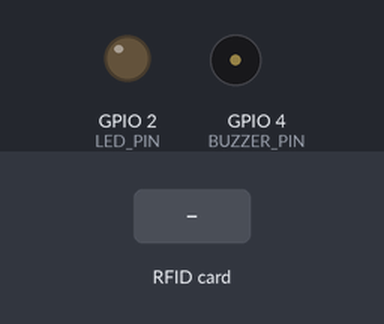
Bench run of a sketch on a simulated ESP32. Shown: output pins drawn as LEDs (lit = HIGH), buzzer (waves = sounding). The inputs (shaded band) are chosen by the test bench. WiFi joins after 1.5 s; servers stay silent unless stated; uploads are accepted with an empty reply; pins used as bus, display or sensor lines are not drawn; what the sketch prints to the serial monitor is not drawn.

Above: at 2.8 s.
2.9 s: RFID card 5E 7A 19 C4 held to the reader
At 3.01 s:
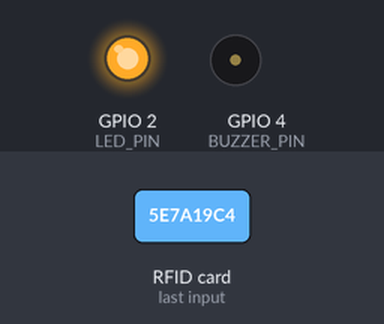
At 3.46 s:
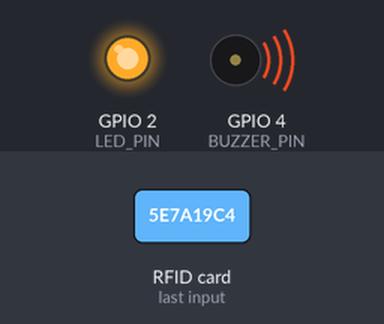
Timing chart, 0 to 5.9 s (numbered marks = the images above; inputs shaded):
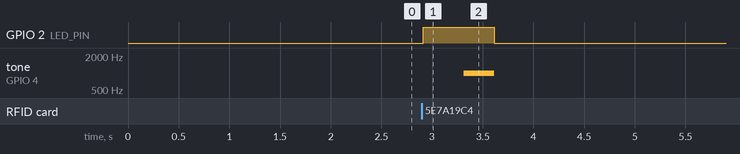

Measured:
- after the input at 2.9 s, GPIO 2 (LED_PIN): LOW → HIGH at once, → LOW 0.70 s later; tone on GPIO 4 (BUZZER_PIN): silent → 1000 Hz after 0.41 s, → silent 0.30 s later

The sketch:

rfid_scanner.ino
```cpp
#include <SPI.h>
#include <MFRC522.h>
#include <WiFi.h>
#include <HTTPClient.h>
#include <WiFiClientSecure.h>

#define SS_PIN 5
#define RST_PIN 22

#define LED_PIN 2
#define BUZZER_PIN 4

MFRC522 rfid(SS_PIN, RST_PIN);

// WiFi
const char* ssid = "Ikka";
const char* password = "#1234567#";

// Server URL
String serverName = "http://10.155.141.49:5000/api/rfid/read";

void setup() {
  Serial.begin(115200);

  pinMode(LED_PIN, OUTPUT);
  pinMode(BUZZER_PIN, OUTPUT);

  digitalWrite(LED_PIN, LOW);
  digitalWrite(BUZZER_PIN, LOW);

  SPI.begin(18, 19, 23, 5);
  rfid.PCD_Init();

  WiFi.mode(WIFI_STA);
  WiFi.disconnect();
  delay(100);

  WiFi.begin(ssid, password);
  Serial.println("Connecting to WiFi...");

  while (WiFi.status() != WL_CONNECTED) {
    delay(500);
    Serial.print(".");
  }

  Serial.println("\nConnected to WiFi!");
  Serial.print("ESP32 IP Address: ");
  Serial.println(WiFi.localIP());
}

void loop() {

  if (!rfid.PICC_IsNewCardPresent())
    return;

  if (!rfid.PICC_ReadCardSerial())
    return;

  // --- BUZZER + LED ON SCAN ---
  digitalWrite(LED_PIN, HIGH);
  digitalWrite(BUZZER_PIN, HIGH);
  delay(200);
  digitalWrite(BUZZER_PIN, LOW);

  // Convert UID to String
  String uid = "";
  for (byte i = 0; i < rfid.uid.size; i++) {
    if (rfid.uid.uidByte[i] < 0x10) {
      uid += "0";
    }
    uid += String(rfid.uid.uidByte[i], HEX);
  }
  uid.toUpperCase();

  Serial.println("UID Scanned: " + uid);

  // --- SEND TO SERVER ---
  if (WiFi.status() == WL_CONNECTED) {
    WiFiClient client;
    HTTPClient http;

    http.begin(client, serverName);

    http.addHeader("Content-Type", "application/json");
    http.addHeader("Bypass-Tunnel-Reminder", "true");

    String jsonData = "{\"rfid_code\":\"" + uid + "\"}";

    int httpResponseCode = http.POST(jsonData);

    if (httpResponseCode > 0) {
      Serial.print("HTTP Response code: ");
      Serial.println(httpResponseCode);

      String payload = http.getString();
      Serial.println("Response: " + payload);

      // --- SUCCESS INDICATION ---
      digitalWrite(LED_PIN, HIGH);
      tone(BUZZER_PIN, 1000);
      delay(300);
      noTone(BUZZER_PIN);
    }
    else {
      Serial.print("Error code: ");
      Serial.println(httpResponseCode);

      // --- ERROR INDICATION ---
      for(int i=0;i<2;i++){
        digitalWrite(LED_PIN, HIGH);
        digitalWrite(BUZZER_PIN, HIGH);
        delay(150);
        digitalWrite(LED_PIN, LOW);
        digitalWrite(BUZZER_PIN, LOW);
        delay(150);
      }
    }

    http.end();

  } else {
    Serial.println("WiFi Disconnected");
  }

  digitalWrite(LED_PIN, LOW);

  rfid.PICC_HaltA();

  delay(1000);
}
```
